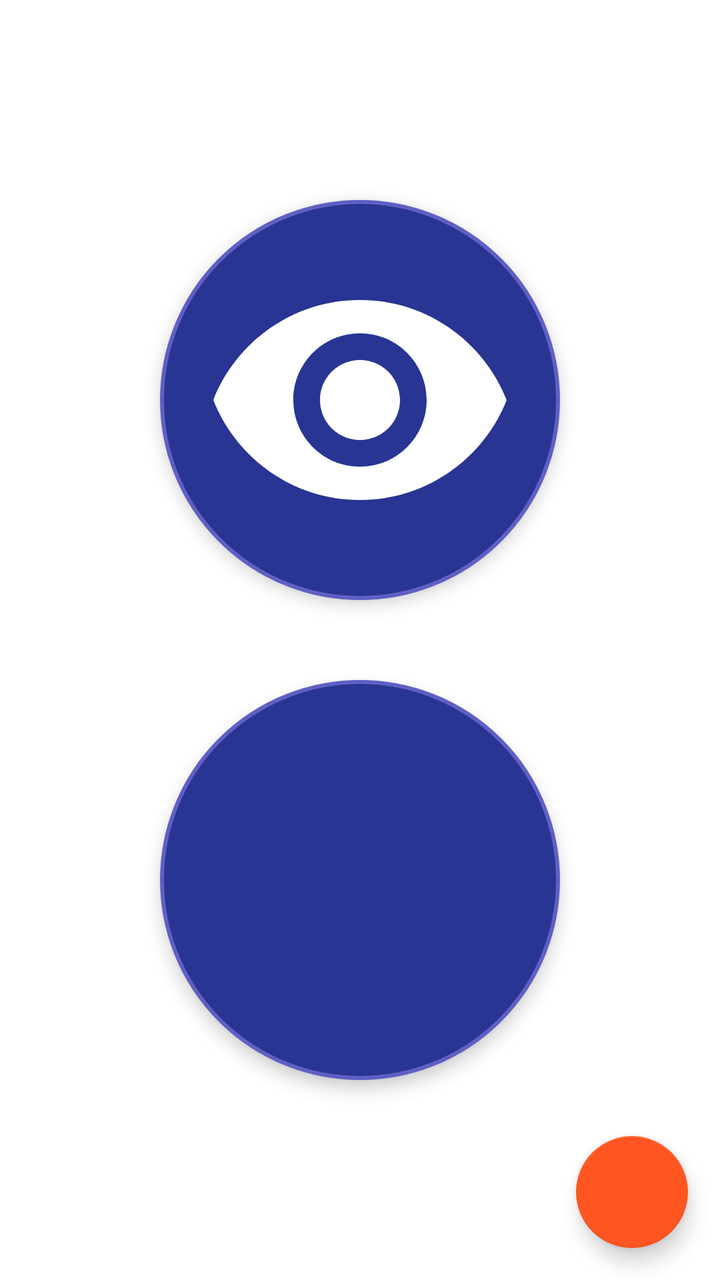
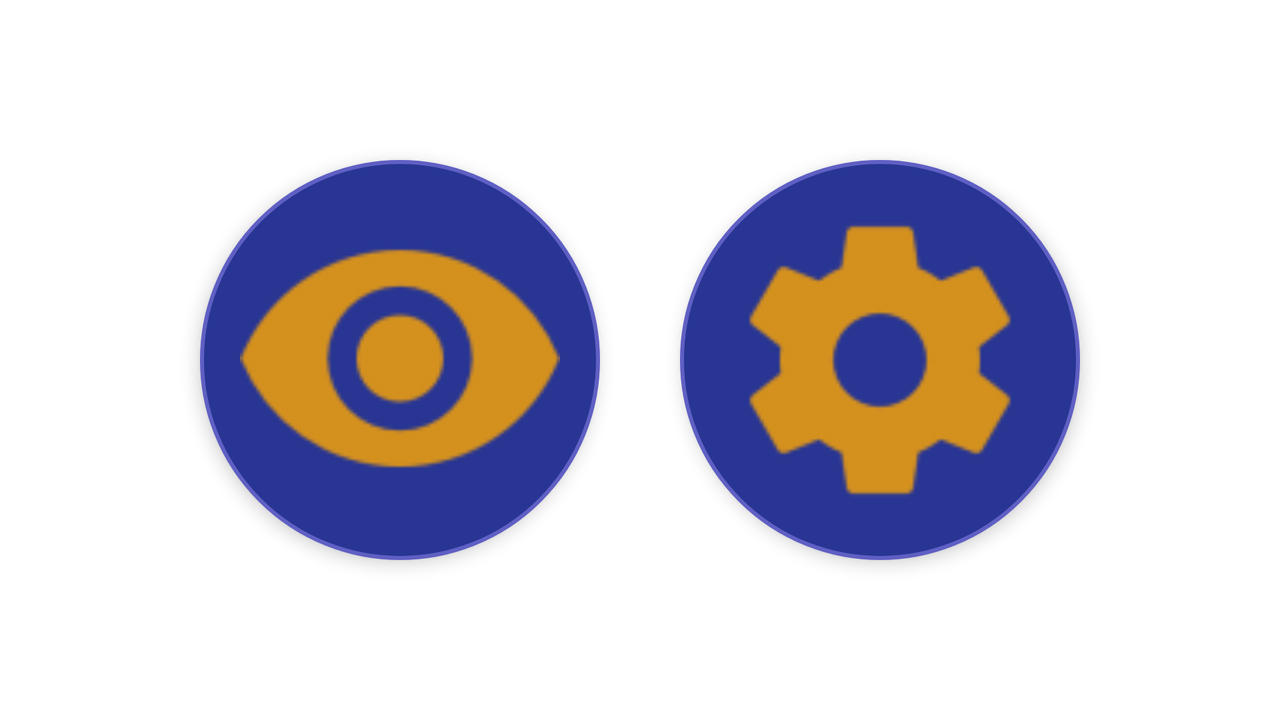

One screen, two layout resources from the same app: the default and the repository's alternative for another configuration. Each is rendered where Android would select it; the XML of both is given below.
<!-- AndroidManifest.xml: application theme AppTheme -->
<!-- res/layout/principal_layout.xml -->
<?xml version="1.0" encoding="utf-8"?>
<RelativeLayout xmlns:android="http://schemas.android.com/apk/res/android"
    xmlns:app="http://schemas.android.com/apk/res-auto"
    xmlns:tools="http://schemas.android.com/tools"
    android:layout_width="match_parent"
    android:layout_height="match_parent"
    android:background="@android:color/white"
    tools:context="com.itm.oki.oki.PrincipalActivity">

    <LinearLayout
        android:layout_width="wrap_content"
        android:layout_height="wrap_content"
        android:layout_centerHorizontal="true"
        android:layout_centerVertical="true"
        android:orientation="vertical"
        android:weightSum="2">

        <ImageButton
            android:id="@+id/eye_button"
            android:layout_width="match_parent"
            android:layout_height="wrap_content"
            android:layout_margin="20dp"
            android:layout_weight="1"
            android:background="@drawable/rounded_button"
            android:contentDescription="@string/eye_button_description"
            android:elevation="5dp"
            android:foregroundGravity="center"
            android:scaleType="fitXY"
            app:srcCompat="@drawable/eye_open_svg" />

        <ImageButton
            android:id="@+id/settings_button"
            android:layout_width="match_parent"
            android:layout_height="wrap_content"
            android:layout_margin="20dp"
            android:layout_weight="1"
            android:background="@drawable/rounded_button"
            android:contentDescription="@string/settings_button_description"
            android:elevation="5dp"
            android:foregroundGravity="center"
            android:scaleType="fitXY"
            app:srcCompat="@drawable/settings_svg_icon"/>
    </LinearLayout>
    <android.support.design.widget.CoordinatorLayout
        xmlns:android="http://schemas.android.com/apk/res/android"
        xmlns:app="http://schemas.android.com/apk/res-auto"
        android:layout_width="match_parent"
        android:layout_height="match_parent"
        android:layout_alignParentTop="true"
        android:layout_alignParentStart="true">

        

        <android.support.design.widget.FloatingActionButton
            android:id="@+id/preview_button"
            android:layout_width="wrap_content"
            android:layout_height="wrap_content"
            android:layout_gravity="bottom|right"
            android:layout_margin="16dp"
            app:backgroundTint="@color/colorPrimary"
            app:srcCompat="@drawable/preview_svg_icon" />

    </android.support.design.widget.CoordinatorLayout>

</RelativeLayout>
<!-- resources referenced by this layout -->
<resources>
  <color name="colorPrimary">#ff5621</color>
  <!-- drawable eye_open_svg (drawable) -->
  <vector android:height="150dp" android:viewportHeight="24.0"
      android:viewportWidth="24.0" android:width="150dp" xmlns:android="http://schemas.android.com/apk/res/android">
      <path android:fillColor="#FFFFFF" android:pathData="M12,4.5C7,4.5 2.73,7.61 1,12c1.73,4.39 6,7.5 11,7.5s9.27,-3.11 11,-7.5c-1.73,-4.39 -6,-7.5 -11,-7.5zM12,17c-2.76,0 -5,-2.24 -5,-5s2.24,-5 5,-5 5,2.24 5,5 -2.24,5 -5,5zM12,9c-1.66,0 -3,1.34 -3,3s1.34,3 3,3 3,-1.34 3,-3 -1.34,-3 -3,-3z"/>
  </vector>
  <!-- drawable rounded_button (drawable) -->
  <?xml version="1.0" encoding="utf-8"?>
  <selector xmlns:android="http://schemas.android.com/apk/res/android">
      <item android:state_pressed="false">
          <shape android:shape="oval">
              <size
                  android:height="200dp"
                  android:width="200dp"/>
              <solid
                  android:color="@color/lighBackground"/>
              <stroke
                  android:width="2dip"
                  android:color="@color/accentBackground" />
              <padding
                  android:bottom="20dp"
                  android:left="20dp"
                  android:right="20dp"
                  android:top="20dp" />
  
          </shape>
      </item>
  
      <item android:state_pressed="true">
          <shape android:shape="oval">
              <size
                  android:height="200dp"
                  android:width="200dp"/>
              <solid android:color="@color/darkerBackground" />
              <stroke
                  android:width="2dip"
                  android:color="@color/lighDarkerBackground" />
              <padding
                  android:bottom="20dp"
                  android:left="20dp"
                  android:right="20dp"
                  android:top="20dp" />
          </shape>
      </item>
  
  </selector>
  <string name="eye_button_description">Boton para iniciar y detener a Oki</string>
  <string name="settings_button_description">Boton para configurar a Oki</string>
  <style name="AppTheme" parent="Theme.AppCompat.Light.DarkActionBar">
          
          <item name="colorPrimary">@color/colorPrimary</item>
          <item name="colorPrimaryDark">@color/colorPrimaryDark</item>
          <item name="colorAccent">@color/colorAccent</item>
      </style>
  <color name="lighBackground">#283593</color>
  <color name="accentBackground">#5f5fc4</color>
  <color name="darkerBackground">#000051</color>
  <color name="lighDarkerBackground">#1a237e</color>
  <color name="colorPrimaryDark">#c41b00</color>
  <color name="colorAccent">#ff894f</color>
</resources>
<!-- res/layout-land/principal_layout.xml (the repository's variant of the layout above) -->
<!-- drawn on the phone turned sideways -->
<?xml version="1.0" encoding="utf-8"?>
<RelativeLayout xmlns:android="http://schemas.android.com/apk/res/android"
    xmlns:app="http://schemas.android.com/apk/res-auto"
    xmlns:tools="http://schemas.android.com/tools"
    android:layout_width="match_parent"
    android:layout_height="match_parent"
    android:background="@android:color/white"
    tools:context="com.itm.oki.oki.PrincipalActivity">

    <LinearLayout
        android:layout_width="wrap_content"
        android:layout_height="wrap_content"
        android:layout_centerHorizontal="true"
        android:layout_centerVertical="true"
        android:orientation="horizontal">

        <ImageButton
            android:id="@+id/eye_button"
            android:layout_width="match_parent"
            android:layout_height="wrap_content"
            android:layout_margin="20dp"
            android:layout_weight="1"
            android:background="@drawable/rounded_button"
            android:contentDescription="@string/eye_button_description"
            android:elevation="5dp"
            android:foregroundGravity="center"
            android:scaleType="fitXY"
            app:srcCompat="@drawable/eye_open_icon" />

        <ImageButton
            android:id="@+id/settings_button"
            android:layout_width="match_parent"
            android:layout_height="wrap_content"
            android:layout_margin="20dp"
            android:layout_weight="1"
            android:background="@drawable/rounded_button"
            android:contentDescription="@string/settings_button_description"
            android:elevation="5dp"
            android:foregroundGravity="center"
            android:scaleType="fitXY"
            app:srcCompat="@drawable/ic_action_name" />
    </LinearLayout>

</RelativeLayout>
<!-- resources referenced by the variant -->
<!-- as the phone turned sideways resolves them -->
<resources>
  <!-- drawable eye_open_icon: png bitmap (drawable-hdpi, 947 bytes) -->
  <!-- drawable ic_action_name: png bitmap (drawable-hdpi, 861 bytes) -->
  <!-- drawable rounded_button (drawable) -->
  <?xml version="1.0" encoding="utf-8"?>
  <selector xmlns:android="http://schemas.android.com/apk/res/android">
      <item android:state_pressed="false">
          <shape android:shape="oval">
              <size
                  android:height="200dp"
                  android:width="200dp"/>
              <solid
                  android:color="@color/lighBackground"/>
              <stroke
                  android:width="2dip"
                  android:color="@color/accentBackground" />
              <padding
                  android:bottom="20dp"
                  android:left="20dp"
                  android:right="20dp"
                  android:top="20dp" />
  
          </shape>
      </item>
  
      <item android:state_pressed="true">
          <shape android:shape="oval">
              <size
                  android:height="200dp"
                  android:width="200dp"/>
              <solid android:color="@color/darkerBackground" />
              <stroke
                  android:width="2dip"
                  android:color="@color/lighDarkerBackground" />
              <padding
                  android:bottom="20dp"
                  android:left="20dp"
                  android:right="20dp"
                  android:top="20dp" />
          </shape>
      </item>
  
  </selector>
  <string name="eye_button_description">Boton para iniciar y detener a Oki</string>
  <string name="settings_button_description">Boton para configurar a Oki</string>
  <style name="AppTheme" parent="Theme.AppCompat.Light.DarkActionBar">
          
          <item name="colorPrimary">@color/colorPrimary</item>
          <item name="colorPrimaryDark">@color/colorPrimaryDark</item>
          <item name="colorAccent">@color/colorAccent</item>
      </style>
  <color name="lighBackground">#283593</color>
  <color name="accentBackground">#5f5fc4</color>
  <color name="darkerBackground">#000051</color>
  <color name="lighDarkerBackground">#1a237e</color>
  <color name="colorPrimary">#ff5621</color>
  <color name="colorPrimaryDark">#c41b00</color>
  <color name="colorAccent">#ff894f</color>
</resources>
